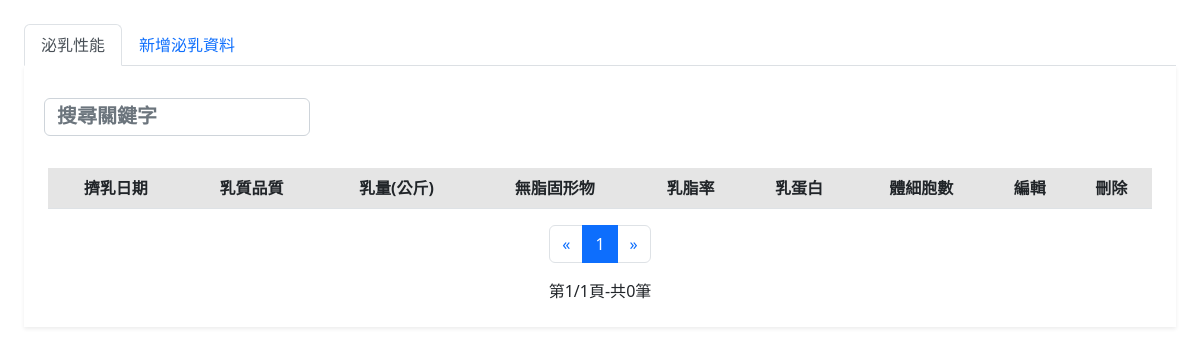
/fCowId/milkRecord/milkRecord.php, run on an earlier commit of the app's database.
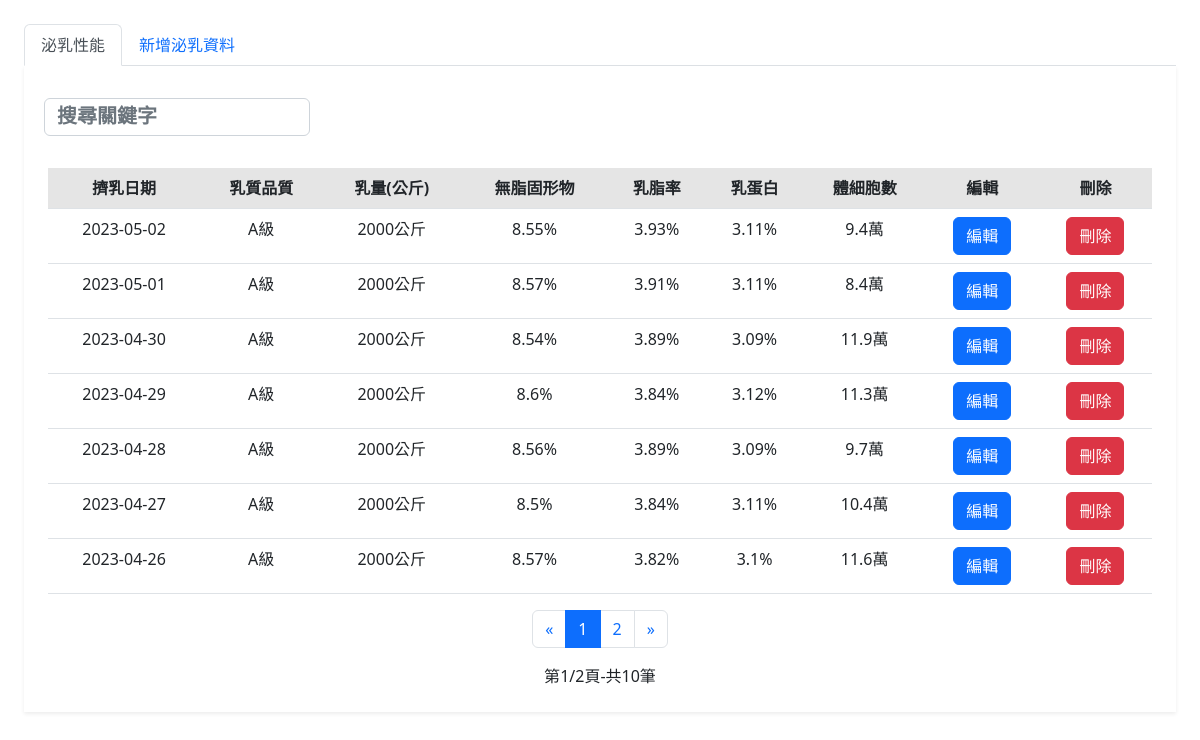
And on a later commit of the database.
### tables this page shows
CREATE TABLE `milk_record` (
  `sn` int(6) NOT NULL,
  `date` date NOT NULL,
  `quality` varchar(64) NOT NULL,
  `volume` varchar(64) NOT NULL,
  `milkSolidsNotFat` varchar(64) NOT NULL,
  `milkFatPrecentage` varchar(64) NOT NULL,
  `milkProtein` varchar(64) NOT NULL,
  `somaticCellCount` varchar(64) NOT NULL,
  `totalBacteria` varchar(64) NOT NULL
);

### fCowId/milkRecord/milkRecord.php (the view, shortened to what this page needs)
<?php
require_once("../../SQLServer.php");
?>
<!DOCTYPE html>
<html lang="zh-TW">
<head>
  <link href="https://cdn.jsdelivr.net/npm/bootstrap@5.2.2/dist/css/bootstrap.min.css" rel="stylesheet">
  <link rel="stylesheet" href="../../css/text_box2.css">
  <link rel="stylesheet" href="../../css/indexcss.css">
  <link rel="stylesheet" TYPE="text/css" href="https://cdnjs.cloudflare.com/ajax/libs/font-awesome/4.7.0/css/font-awesome.css">
</head>
<body>
  <div name="content" style="width:100%; height: 100vh ;   padding:1.5rem  ;   ">
    <div class="tab-content">
      <ul class="nav nav-tabs" role="tablist">
        <li class="nav-item">
          <a href="#milksRecord" class="nav-link active" data-toggle="tab">泌乳性能</a>
        </li>
        <li class="nav-item">
          <a href="#addMilksRecord" class="nav-link" data-toggle="tab">新增泌乳資料</a>
        </li>
      </ul>
      <div class="tab-pane active bg-white shadow-sm p-4" id="milksRecord">
        <div class="row">
          <div class="col-md-3 p-2">
            <input type="search" class="search form-control" data-table="table table-hover" placeholder="搜尋關鍵字" style="width:100%;">
          </div>
        </div>
        <br>
        <div class="table-responsive" style="overflow: hidden;">
          <div id="cow_table" style="text-align:center;">
            <table id="rule" class="table table-hover">
              <thead>
                <tr class="table-active">
                  <th>擠乳日期</th>
                  <th>乳質品質</th>
                  <th>乳量(公斤)</th>
                  <th>無脂固形物</th>
                  <th>乳脂率</th>
                  <th>乳蛋白</th>
                  <th>體細胞數</th>
                  <th>編輯</th>
                  <th>刪除</th>
                </tr>
              </thead>
              <tbody>
                <?php
                $query = "SELECT * FROM milk_record ";
                $result = mysqli_query($db_link, $query);
                $num = mysqli_num_rows($result);
                if ($num != 0) {
                  $per = 7;
                  $pages = ceil($num / $per);
                  if (!isset($_GET["page"])) {
                    $page = 1;
                  } else {
                    $page = intval($_GET["page"]);
                  }
                  $start = ($page - 1) * $per;
                  $query .= "ORDER BY date DESC LIMIT $start,$per";
                  $result = mysqli_query($db_link, $query);
                  $i = 1;
                  while ($row = mysqli_fetch_array($result)) {
                    $sn=$row['sn'];
                    $date = $row['date'];
                    $quality = $row['quality'];
                    $volume = $row['volume'];
                    $milkSolidsNotFat = $row['milkSolidsNotFat'];
                    $milkFatPrecentage = $row['milkFatPrecentage'];
                    $milkProtein = $row['milkProtein'];
                    $somaticCellCount = $row['somaticCellCount'];
                ?>
                    <tr>
                      <td><?php echo $date ?></td>
                      <td><?php echo $quality ?>級</td>
                      <td><?php echo $volume ?>公斤</td>
                      <td><?php echo $milkSolidsNotFat ?>%</td>
                      <td><?php echo $milkFatPrecentage ?>%</td>
                      <td><?php echo $milkProtein ?>%</td>
                      <td><?php echo $somaticCellCount ?>萬</td>
                      <td><button class="view_data btn btn-primary" GetSn="<?php echo $sn; ?>">編輯</button></td>
                      <?php
                      echo "<td><button id=\"linkDel_$i\" onclick=\"#del\" class='btn btn-danger'>刪除</button></td>";
                      ?>
                    </tr>
                <?php
                    $i += 1;
                  }
                }else{
                  $page=1;
                  $pages=1;
                }
                ?>
              </tbody>
            </table>
            <?php
            echo "
                                    <center><div class='row text-center'>
                                        <div class='col-12 justify-content-center' style='display:flex;'>
                                                <nav aria-label='Page navigation example'>
                                                    <ul class='pagination'>
                                                        <li class='page-item'>
                                                            <a class='page-link' href='?page=1' aria-label='Previous'>
                                                                <span aria-hidden='true'>&laquo;</span>
                                                            </a>
                                                        </li> ";
            for ($i = 1; $i <= $pages; $i++) {
              if ($page - 5 < $i && $i < $page + 4) {
                if ($page == $i) {
                  echo "<li class='page-item active'><a class='page-link' href=?page=" . $i . " >" . $i . "</a></li> ";
                } else {
                  echo "<li class='page-item'><a class='page-link' href=?page=" . $i . " >" . $i . "</a></li> ";
                }
              }
            }
            echo "<li class='page-item'><a class='page-link' aria-label='Next' href=?page=" . $pages . " ><span aria-hidden='true'>&raquo;</span></a></li></ul>
                                    </nav></div>";
            echo "<div class=\"col-12\">第" . $page . "/" . $pages . "頁-共" . $num . "筆</div></center>";
            ?>
          </div>
        </div>
      </div>
    </div>
  </div>
</body>
</html>

### css/text_box2.css (style rules this page uses)
::placeholder { color: #FFF; font-size:20px; text-align:left; font-weight:bolder; }

### css/indexcss.css (style rules this page uses)
html, body { height: 100%; }

What changed in the data, as far as the page shows it:
added milk_record: date "2023-05-02", quality "A", volume "2000", milkSolidsNotFat "8.55", milkFatPrecentage "3.93", milkProtein "3.11", somaticCellCount "9.4"
added milk_record: date "2023-05-01", quality "A", volume "2000", milkSolidsNotFat "8.57", milkFatPrecentage "3.91", milkProtein "3.11", somaticCellCount "8.4"
added milk_record: date "2023-04-30", quality "A", volume "2000", milkSolidsNotFat "8.54", milkFatPrecentage "3.89", milkProtein "3.09", somaticCellCount "11.9"
added milk_record: date "2023-04-29", quality "A", volume "2000", milkSolidsNotFat "8.6", milkFatPrecentage "3.84", milkProtein "3.12", somaticCellCount "11.3"
added milk_record: date "2023-04-28", quality "A", volume "2000", milkSolidsNotFat "8.56", milkFatPrecentage "3.89", milkProtein "3.09", somaticCellCount "9.7"
added milk_record: date "2023-04-27", quality "A", volume "2000", milkSolidsNotFat "8.5", milkFatPrecentage "3.84", milkProtein "3.11", somaticCellCount "10.4"
added milk_record: date "2023-04-26", quality "A", volume "2000", milkSolidsNotFat "8.57", milkFatPrecentage "3.82", milkProtein "3.1", somaticCellCount "11.6"
Also different on the page:
$pages: "1" → "2"
$num: "0" → "10"
new list line: "2"
